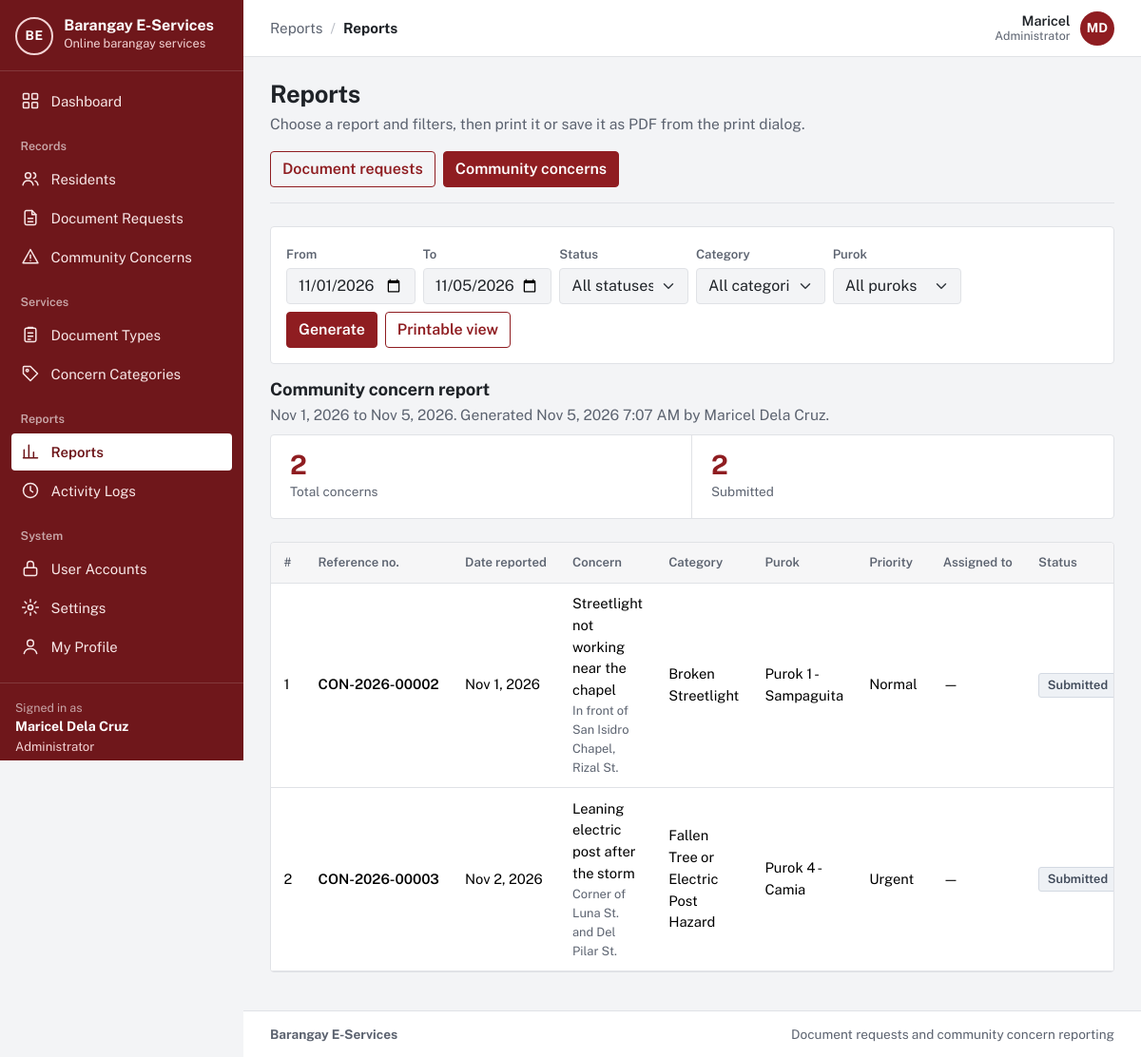
The page /reports.php?type=concerns (signed in) on the database as committed earlier.
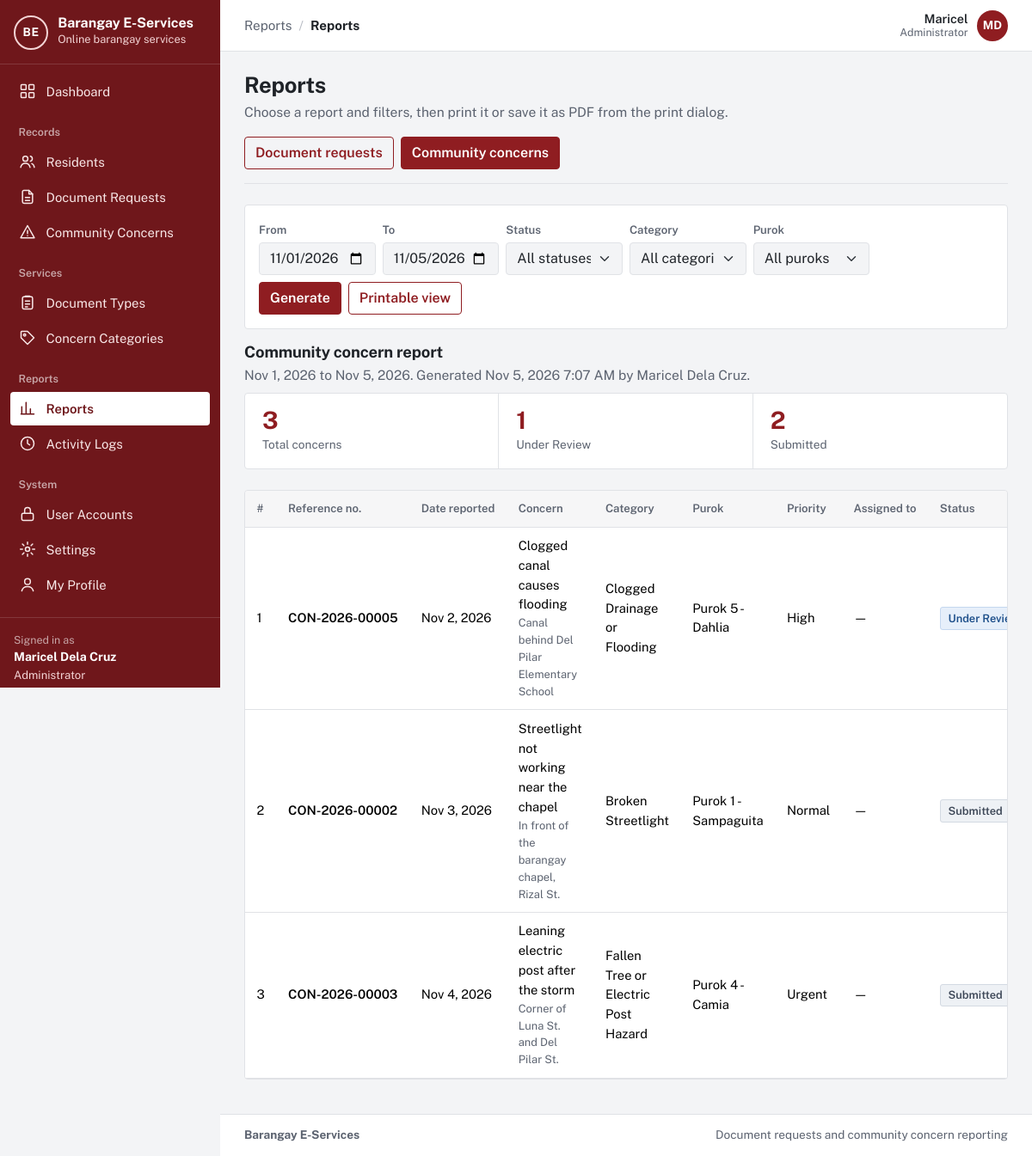
The same page on the database as committed later.
### tables this page shows
CREATE TABLE `concerns` (
  `concern_id` int(10) unsigned NOT NULL AUTO_INCREMENT,
  `reference_no` varchar(20) DEFAULT NULL,
  `resident_id` int(10) unsigned NOT NULL,
  `category_id` smallint(5) unsigned NOT NULL,
  `purok_id` smallint(5) unsigned NOT NULL,
  `title` varchar(120) NOT NULL,
  `description` text NOT NULL,
  `location` varchar(200) NOT NULL,
  `priority` tinyint(3) unsigned NOT NULL,
  `status` enum('Submitted','Under Review','Assigned','In Progress','Resolved','Closed','Rejected','Withdrawn') NOT NULL DEFAULT 'Submitted',
  `assigned_to` int(10) unsigned DEFAULT NULL,
  `resolution` varchar(1000) DEFAULT NULL,
  `is_archived` tinyint(1) NOT NULL DEFAULT 0,
  `created_at` datetime NOT NULL DEFAULT current_timestamp(),
  `updated_at` datetime NOT NULL DEFAULT current_timestamp() ON UPDATE current_timestamp(),
  PRIMARY KEY (`concern_id`),
  UNIQUE KEY `reference_no` (`reference_no`),
  KEY `fk_c_resident` (`resident_id`),
  KEY `fk_c_category` (`category_id`),
  KEY `fk_c_purok` (`purok_id`),
  KEY `fk_c_assignee` (`assigned_to`),
  KEY `idx_c_status` (`status`),
  KEY `idx_c_created` (`created_at`),
  CONSTRAINT `fk_c_assignee` FOREIGN KEY (`assigned_to`) REFERENCES `users` (`user_id`) ON DELETE SET NULL,
  CONSTRAINT `fk_c_category` FOREIGN KEY (`category_id`) REFERENCES `concern_categories` (`category_id`),
  CONSTRAINT `fk_c_purok` FOREIGN KEY (`purok_id`) REFERENCES `puroks` (`purok_id`),
  CONSTRAINT `fk_c_resident` FOREIGN KEY (`resident_id`) REFERENCES `users` (`user_id`),
  CONSTRAINT `chk_c_priority` CHECK (`priority` between 1 and 4)
);

CREATE TABLE `concern_categories` (
  `category_id` smallint(5) unsigned NOT NULL AUTO_INCREMENT,
  `name` varchar(100) NOT NULL,
  `description` varchar(500) NOT NULL,
  `default_priority` tinyint(3) unsigned NOT NULL DEFAULT 2,
  `is_archived` tinyint(1) NOT NULL DEFAULT 0,
  `created_at` datetime NOT NULL DEFAULT current_timestamp(),
  `updated_at` datetime NOT NULL DEFAULT current_timestamp() ON UPDATE current_timestamp(),
  PRIMARY KEY (`category_id`),
  UNIQUE KEY `name` (`name`),
  CONSTRAINT `chk_cc_priority` CHECK (`default_priority` between 1 and 4)
);

CREATE TABLE `puroks` (
  `purok_id` smallint(5) unsigned NOT NULL AUTO_INCREMENT,
  `purok_name` varchar(60) NOT NULL,
  PRIMARY KEY (`purok_id`),
  UNIQUE KEY `purok_name` (`purok_name`)
);

### app/lib/helpers.php (called while the page is built, shortened)
<?php
function e($value): string
{
    return htmlspecialchars((string) ($value ?? ''), ENT_QUOTES | ENT_SUBSTITUTE, 'UTF-8');
}
function base_path(): string
{
    static $base = null;
    if ($base === null) {
        $script = realpath($_SERVER['SCRIPT_FILENAME'] ?? '') ?: '';
        $root   = realpath(APP_ROOT) ?: APP_ROOT;
        $rel    = str_replace('\\', '/', substr($script, strlen($root)));
        $name   = str_replace('\\', '/', $_SERVER['SCRIPT_NAME'] ?? '');
        $base   = ($rel !== '' && str_ends_with($name, $rel)) ? substr($name, 0, -strlen($rel)) : '';
        $base   = rtrim($base, '/');
    }
    return $base;
}
function url(string $path = ''): string
{
    return base_path() . '/' . ltrim($path, '/');
}
function asset(string $path): string
{
    return url('assets/' . ltrim($path, '/'));
}
function query_param(string $key, string $default = ''): string
{
    $value = $_GET[$key] ?? $default;
    return is_string($value) ? trim($value) : $default;
}
function format_date(?string $datetime, string $format = 'M j, Y'): string
{
    return $datetime ? date($format, strtotime($datetime)) : '—';
}

### app/lib/auth.php (called while the page is built, shortened)
<?php
function current_user(bool $refresh = false): ?array
{
    static $user = false;
    if ($user !== false && !$refresh) {
        return $user;
    }
    $user = null;
    if (!empty($_SESSION['user_id'])) {
        $user = db_one(
            'SELECT u.user_id, u.first_name, u.last_name, u.email, u.contact_no, u.street_address, u.purok_id,
                    u.email_verified_at, u.is_active, u.created_at, r.role_key, r.role_name
               FROM users u JOIN roles r ON r.role_id = u.role_id
              WHERE u.user_id = ?',
            [(int) $_SESSION['user_id']]
        );
    }
    return $user;
}
function is_verified(?array $user = null): bool
{
    $user = $user ?? current_user();
    return $user !== null && !empty($user['email_verified_at']);
}
function require_login(bool $mustBeVerified = true): array
{
    $user = current_user();
    return $user;
}
function require_role(string ...$roles): array
{
    $user = require_login();
    return $user;
}

### app/lib/db.php (called while the page is built, shortened)
<?php
function db(): mysqli
{
    static $conn = null;
    if ($conn === null) {
        $conn = new mysqli(
            config('db.host'),
            config('db.user'),
            config('db.password'),
            config('db.name'),
            (int) config('db.port', 3306)
        );
        $conn->set_charset('utf8mb4');
        $conn->query("SET time_zone = '+08:00'");
    }
    return $conn;
}
function db_query(string $sql, array $params = []): mysqli_stmt
{
    $stmt = db()->prepare($sql);
    if ($params) {
        $types = '';
        foreach ($params as $p) {
            $types .= is_int($p) ? 'i' : (is_float($p) ? 'd' : 's');
        }
        $stmt->bind_param($types, ...array_values($params));
    }
    $stmt->execute();
    return $stmt;
}
function db_all(string $sql, array $params = []): array
{
    $result = db_query($sql, $params)->get_result();
    return $result ? $result->fetch_all(MYSQLI_ASSOC) : [];
}
function db_one(string $sql, array $params = []): ?array
{
    $result = db_query($sql, $params)->get_result();
    $row = $result ? $result->fetch_assoc() : null;
    return $row ?: null;
}

### reports.php (the view, shortened to what the changed rows need)
<?php
require __DIR__ . '/app/bootstrap.php';
$user = require_role(ROLE_STAFF, ROLE_ADMIN);
$type = query_param('type') === 'concerns' ? 'concerns' : 'requests';
$defaultFrom = date('Y-m-01');
$defaultTo = date('Y-m-d');
$from = preg_match('/^\d{4}-\d{2}-\d{2}$/', query_param('from')) ? query_param('from') : $defaultFrom;
$to = preg_match('/^\d{4}-\d{2}-\d{2}$/', query_param('to')) ? query_param('to') : $defaultTo;
$reqStatuses = ['Pending', 'Under Review', 'Approved', 'Rejected', 'Processing', 'Ready for Pickup', 'Released', 'Cancelled'];
$conStatuses = ['Submitted', 'Under Review', 'Assigned', 'In Progress', 'Resolved', 'Closed', 'Rejected', 'Withdrawn'];
$status = query_param('status');
$docType = ctype_digit(query_param('doc_type')) ? query_param('doc_type') : '';
$params = [$from . ' 00:00:00', $to . ' 23:59:59'];
if ($type === 'requests') {
    $status = in_array($status, $reqStatuses, true) ? $status : '';
    $where = 'dr.created_at BETWEEN ? AND ?';
    if ($status !== '')  { $where .= ' AND dr.status = ?'; $params[] = $status; }
    if ($docType !== '') { $where .= ' AND dr.doc_type_id = ?'; $params[] = (int) $docType; }
    $rows = db_all(
        "SELECT dr.reference_no, dr.status, dr.copies, dr.fee_amount, dr.purpose, dr.created_at, dr.updated_at,
                dt.name AS doc_name, u.first_name, u.last_name, p.purok_name
           FROM document_requests dr
           JOIN document_types dt ON dt.doc_type_id = dr.doc_type_id
           JOIN users u ON u.user_id = dr.resident_id
           LEFT JOIN puroks p ON p.purok_id = u.purok_id
          WHERE $where ORDER BY dr.created_at",
        $params
    );
} else {
    $where = 'c.created_at BETWEEN ? AND ?';
    $rows = db_all(
        "SELECT c.reference_no, c.title, c.location, c.priority, c.status, c.created_at, c.updated_at,
                cc.name AS category_name, p.purok_name, u.first_name, u.last_name,
                a.first_name AS a_first_name, a.last_name AS a_last_name
           FROM concerns c
           JOIN concern_categories cc ON cc.category_id = c.category_id
           JOIN puroks p ON p.purok_id = c.purok_id
           JOIN users u ON u.user_id = c.resident_id
           LEFT JOIN users a ON a.user_id = c.assigned_to
          WHERE $where ORDER BY c.created_at",
        $params
    );
}
$byStatus = [];
foreach ($rows as $r) {
    $byStatus[$r['status']] = ($byStatus[$r['status']] ?? 0) + 1;
}
$title = $type === 'requests' ? 'Document request report' : 'Community concern report';
$activeNav = 'reports';
require APP_ROOT . '/app/views/header.php';
?>
<div class="page-head no-print">
  <div><h1>Reports</h1><p>Choose a report and filters, then print it or save it as PDF from the print dialog.</p></div>
</div>
<div class="report-head">
  <h2 class="mb-1"><?= e($title) ?></h2>
</div>
<div class="figures">
  <div class="figure"><span class="figure-value"><?= count($rows) ?></span><span class="figure-label">Total <?= $type === 'requests' ? 'requests' : 'concerns' ?></span></div>
  <?php foreach ($byStatus as $s => $n): ?>
    <div class="figure"><span class="figure-value"><?= (int) $n ?></span><span class="figure-label"><?= e($s) ?></span></div>
  <?php endforeach; ?>
</div>
<div class="table-wrap">
  <?php if (!$rows): ?><div class="empty"><p>No records in this period with these filters.</p></div><?php else: ?>
  <table class="table">
    <thead><tr><th scope="col">#</th><th scope="col">Reference no.</th><th scope="col">Date reported</th><th scope="col">Concern</th><th scope="col">Category</th><th scope="col">Purok</th><th scope="col">Priority</th><th scope="col">Assigned to</th><th scope="col">Status</th></tr></thead>
    <tbody>
    <?php foreach ($rows as $i => $r): ?>
      <tr><td><?= $i + 1 ?></td><td class="ref"><?= e($r['reference_no']) ?></td><td class="nowrap"><?= e(format_date($r['created_at'])) ?></td><td><?= e($r['title']) ?><div class="small text-muted"><?= e($r['location']) ?></div></td><td><?= e($r['category_name']) ?></td><td><?= e($r['purok_name']) ?></td><td><?= e(PRIORITY_LABELS[(int) $r['priority']]) ?></td><td><?= $r['a_first_name'] ? e(full_name($r, 'a_')) : '—' ?></td><td><?= status_badge($r['status']) ?></td></tr>
    <?php endforeach; ?>
    </tbody>
  </table>
  <?php endif; ?>
</div>
<?php require APP_ROOT . '/app/views/footer.php'; ?>

### app/views/header.php (shortened to what the changed rows need)
<?php
$user = current_user();
$role = $user['role_key'] ?? null;
$verified = $user && is_verified($user);
$activeNav = $activeNav ?? '';
$appLayout = $user && $verified;
$groups = [];
if ($appLayout && $role === ROLE_ADMIN) {
    $groups = [
        '' => ['dashboard' => ['admin/dashboard.php', 'Dashboard', 'dashboard']],
        'Records' => [
            'residents' => ['residents.php', 'Residents', 'residents'],
            'requests'  => ['requests.php', 'Document Requests', 'document'],
            'concerns'  => ['concerns.php', 'Community Concerns', 'concern'],
        ],
        'Services' => [
            'doctypes'   => ['admin/document-types.php', 'Document Types', 'services'],
            'categories' => ['admin/categories.php', 'Concern Categories', 'category'],
        ],
        'Reports' => [
            'reports' => ['reports.php', 'Reports', 'reports'],
            'logs'    => ['admin/logs.php', 'Activity Logs', 'logs'],
        ],
        'System' => [
            'users'    => ['admin/users.php', 'User Accounts', 'accounts'],
            'settings' => ['admin/settings.php', 'Settings', 'settings'],
            'profile'  => ['profile.php', 'My Profile', 'profile'],
        ],
    ];
}
?><!doctype html>
<html lang="en">
<head>
  <link rel="stylesheet" href="<?= e(asset('vendor/bootstrap/bootstrap.min.css')) ?>">
  <link rel="stylesheet" href="<?= e(asset('css/app.css')) ?>">
</head>
<body class="<?= $appLayout ? 'app-body' : 'public-body' ?>">
<?php if ($appLayout): ?>
<div class="app-shell">
  <aside class="sidebar offcanvas-lg offcanvas-start" id="sidebar" tabindex="-1" aria-label="Main navigation">
    <nav class="sidebar-nav">
      <?php foreach ($groups as $label => $items): ?>
        <?php if ($label !== ''): ?><div class="sidebar-heading"><?= e($label) ?></div><?php endif; ?>
        <ul class="sidebar-list">
          <?php foreach ($items as $key => [$path, $itemLabel, $iconName]): ?>
            <li>
              <a class="sidebar-link<?= $key === $activeNav ? ' active' : '' ?>" <?= $key === $activeNav ? 'aria-current="page"' : '' ?> href="<?= e(url($path)) ?>">
                <?= icon($iconName) ?><span><?= e($itemLabel) ?></span>
              </a>
            </li>
          <?php endforeach; ?>
        </ul>
      <?php endforeach; ?>
    </nav>
  </aside>
  <div class="app-main">
    <main id="main" class="page">
<?php endif; ?>

### app/lib/icons.php (shortened to what the changed rows need)
<?php
function icon(string $name, string $class = 'icon'): string
{
    return '<svg class="' . e($class) . '" viewBox="0 0 24 24" width="20" height="20" aria-hidden="true" focusable="false" fill="none" stroke="currentColor" stroke-width="1.8" stroke-linecap="round" stroke-linejoin="round">'
        . (ICONS[$name] ?? '') . '</svg>';
}

### app/lib/workflow.php (shortened to what the changed rows need)
<?php
function status_badge(string $status): string
{
    $tone = match ($status) {
        'Pending', 'Submitted'                    => 'waiting',
        'Under Review', 'Assigned'                => 'review',
        'Approved', 'Processing', 'In Progress'   => 'active',
        'Ready for Pickup', 'Resolved'            => 'ready',
        'Released', 'Closed'                      => 'done',
        'Rejected'                                => 'stopped',
        'Cancelled', 'Withdrawn'                  => 'muted',
        default                                   => 'muted',
    };
    return '<span class="status status-' . $tone . '">' . e($status) . '</span>';
}

Rows that differ between the two databases and show on the page:
now on this page (row edited): concerns: reference_no "CON-2026-00005", created_at "Nov 2, 2026", title "Clogged canal causes flooding", location "Canal behind Del Pilar Elementary School", category.name "Clogged Drainage or Flooding", purok.purok_name "Purok 5 - Dahlia", priority "High", status "Under…"
changed concerns "Streetlight not working near the chapel": created_at "Nov 1, 2026" → "Nov 3, 2026"; location "In front of San Isidro Chapel, Rizal St." → "In front of the barangay chapel, Rizal St."
changed concerns "Leaning electric post after the storm": created_at "Nov 2, 2026" → "Nov 4, 2026"
Other text that changed with them:
count($rows): "2" → "3"
new list line: "1 Under Review"
